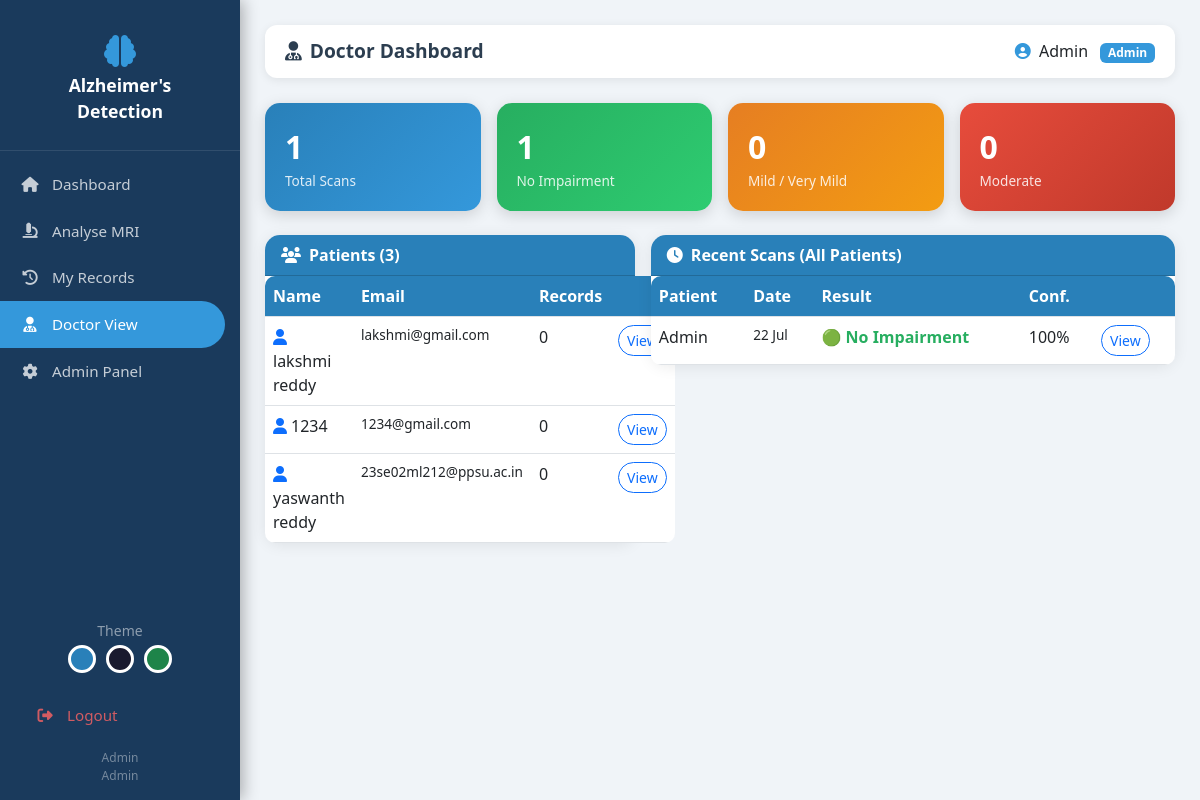
The app's page /doctor (signed in), older data.
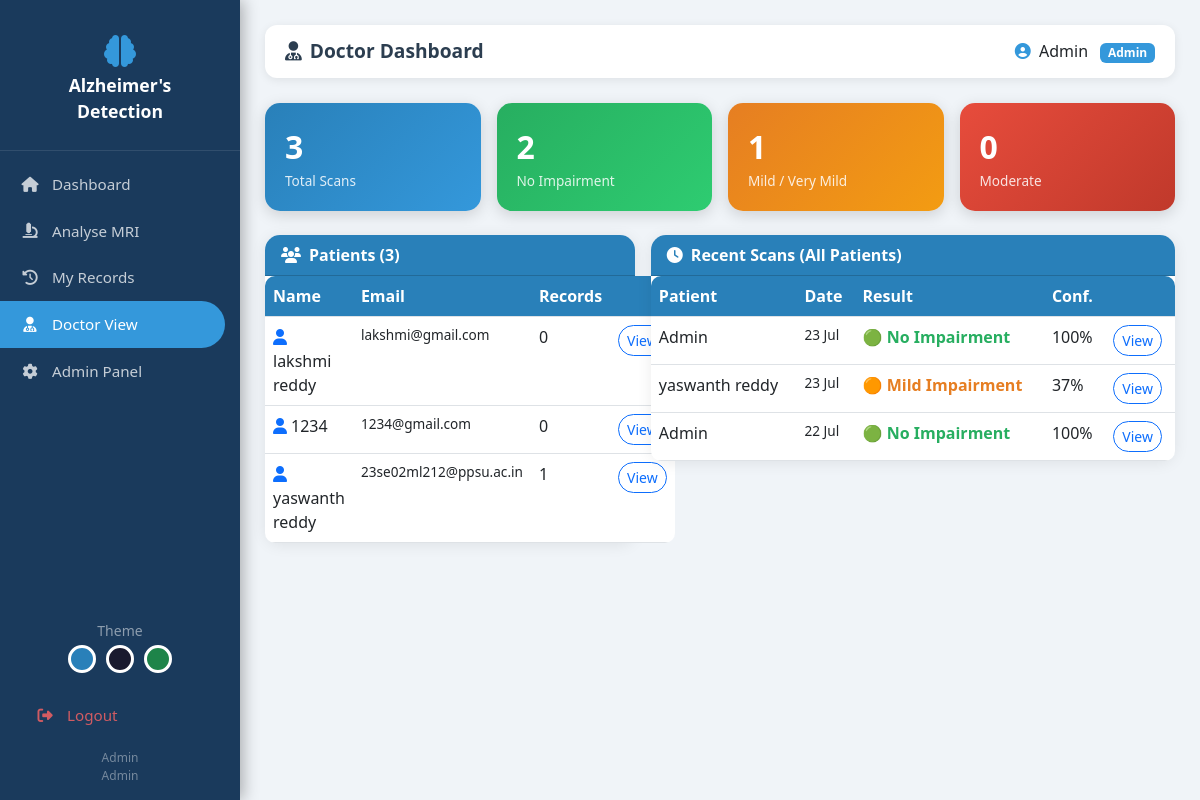
The same page, newer data.
### app.py (models this page shows)
class User(db.Model):
    id = db.Column(db.Integer, primary_key=True)
    name = db.Column(db.String(100), nullable=False)
    email = db.Column(db.String(100), unique=True, nullable=False)
    password = db.Column(db.String(200), nullable=False)
    role = db.Column(db.String(20), default='patient')  # patient/doctor/admin
    created_at = db.Column(db.DateTime, default=datetime.utcnow)
    records = db.relationship('Record', backref='user', lazy=True)

class Record(db.Model):
    id = db.Column(db.Integer, primary_key=True)
    user_id = db.Column(db.Integer, db.ForeignKey('user.id'), nullable=False)
    image_path = db.Column(db.String(200))
    prediction = db.Column(db.String(100))
    confidence = db.Column(db.Float)
    mild_prob = db.Column(db.Float)
    moderate_prob = db.Column(db.Float)
    no_prob = db.Column(db.Float)
    verymild_prob = db.Column(db.Float)
    created_at = db.Column(db.DateTime, default=datetime.utcnow)
    notes = db.Column(db.Text, default='')

### app.py (the view)
@app.route('/doctor')
@login_required
@role_required('doctor', 'admin')
def doctor_dashboard():
    patients = User.query.filter_by(role='patient').all()
    total_records = Record.query.count()
    stage_counts = {
        'No Impairment': Record.query.filter_by(
            prediction='No Impairment').count(),
        'Very Mild Impairment': Record.query.filter_by(
            prediction='Very Mild Impairment').count(),
        'Mild Impairment': Record.query.filter_by(
            prediction='Mild Impairment').count(),
        'Moderate Impairment': Record.query.filter_by(
            prediction='Moderate Impairment').count(),
    }
    recent = Record.query.order_by(
        Record.created_at.desc()).limit(10).all()
    return render_template('doctor.html',
                           patients=patients,
                           total=total_records,
                           stage_counts=stage_counts,
                           recent=recent,
                           stage_info=STAGE_INFO)

### app.py (called while the page is built)
def login_required(f):
    from functools import wraps
    @wraps(f)
    def decorated(*args, **kwargs):
        if 'user_id' not in session:
            flash('Please login first.', 'warning')
            return redirect(url_for('login'))
        return f(*args, **kwargs)
    return decorated

def role_required(*roles):
    from functools import wraps
    def decorator(f):
        @wraps(f)
        def decorated(*args, **kwargs):
            if 'user_id' not in session:
                return redirect(url_for('login'))
            user = User.query.get(session['user_id'])
            if user.role not in roles:
                flash('Access denied.', 'danger')
                return redirect(url_for('dashboard'))
            return f(*args, **kwargs)
        return decorated
    return decorator

### templates/doctor.html (shortened to what this page needs)
{% extends 'base.html' %}
{% block page_title %}<i class="fas fa-user-md me-2"></i>Doctor Dashboard{% endblock %}
{% block content %}
<div class="row g-3 mb-4">
  <div class="col-md-3">
    <div class="stat-card" style="background:linear-gradient(135deg,#2980b9,#3498db)">
      <div class="num">{{ total }}</div>
      <div class="lbl">Total Scans</div>
    </div>
  </div>
  <div class="col-md-3">
    <div class="stat-card" style="background:linear-gradient(135deg,#27ae60,#2ecc71)">
      <div class="num">{{ stage_counts['No Impairment'] }}</div>
      <div class="lbl">No Impairment</div>
    </div>
  </div>
  <div class="col-md-3">
    <div class="stat-card" style="background:linear-gradient(135deg,#e67e22,#f39c12)">
      <div class="num">{{ stage_counts['Mild Impairment'] + stage_counts['Very Mild Impairment'] }}</div>
      <div class="lbl">Mild / Very Mild</div>
    </div>
  </div>
  <div class="col-md-3">
    <div class="stat-card" style="background:linear-gradient(135deg,#e74c3c,#c0392b)">
      <div class="num">{{ stage_counts['Moderate Impairment'] }}</div>
      <div class="lbl">Moderate</div>
    </div>
  </div>
</div>
<div class="row g-3">
  <div class="col-md-5">
    <div class="card">
      <div class="card-header">
        <i class="fas fa-users me-2"></i>Patients ({{ patients|length }})
      </div>
      <div class="card-body p-0">
        <table class="table table-hover mb-0">
          <thead><tr><th>Name</th><th>Email</th><th>Records</th><th></th></tr></thead>
          <tbody>
            {% for p in patients %}
            <tr>
              <td><i class="fas fa-user me-1 text-primary"></i>{{ p.name }}</td>
              <td style="font-size:.85rem">{{ p.email }}</td>
              <td>{{ p.records|length }}</td>
              <td>
                <a href="{{ url_for('patient_records', patient_id=p.id) }}"
                   class="btn btn-sm btn-outline-primary rounded-pill">View</a>
              </td>
            </tr>
            {% endfor %}
          </tbody>
        </table>
      </div>
    </div>
  </div>
  <div class="col-md-7">
    <div class="card">
      <div class="card-header">
        <i class="fas fa-clock me-2"></i>Recent Scans (All Patients)
      </div>
      <div class="card-body p-0">
        <table class="table table-hover mb-0">
          <thead><tr><th>Patient</th><th>Date</th><th>Result</th><th>Conf.</th><th></th></tr></thead>
          <tbody>
            {% for r in recent %}
            {% set info = stage_info.get(r.prediction, ('?','#888','❓')) %}
            <tr>
              <td>{{ r.user.name }}</td>
              <td style="font-size:.85rem">{{ r.created_at.strftime('%d %b') }}</td>
              <td><span style="color:{{ info[1] }};font-weight:600">
                {{ info[2] }} {{ r.prediction }}</span></td>
              <td>{{ '%.0f'|format(r.confidence) }}%</td>
              <td>
                <a href="{{ url_for('result', record_id=r.id) }}"
                   class="btn btn-sm btn-outline-primary rounded-pill">View</a>
              </td>
            </tr>
            {% endfor %}
          </tbody>
        </table>
      </div>
    </div>
  </div>
</div>
{% endblock %}

### templates/base.html (shortened to what this page needs)
<!DOCTYPE html>
<html lang="en" data-theme="blue">
<head>
  <link href="https://cdn.jsdelivr.net/npm/bootstrap@5.3.0/dist/css/bootstrap.min.css" rel="stylesheet"/>
  <link href="https://cdnjs.cloudflare.com/ajax/libs/font-awesome/6.4.0/css/all.min.css" rel="stylesheet"/>
</head>
<body>
{% if session.user_id %}
<div class="sidebar">
  <div class="brand">
    <i class="fas fa-brain"></i>
    Alzheimer's<br>Detection
  </div>
  <div style="padding:10px 0">
    <a href="{{ url_for('dashboard') }}"
       class="{% if request.endpoint=='dashboard' %}active{% endif %}">
      <i class="fas fa-home"></i> Dashboard
    </a>
    <a href="{{ url_for('predict_page') }}"
       class="{% if request.endpoint=='predict_page' %}active{% endif %}">
      <i class="fas fa-microscope"></i> Analyse MRI
    </a>
    <a href="{{ url_for('history') }}"
       class="{% if request.endpoint=='history' %}active{% endif %}">
      <i class="fas fa-history"></i> My Records
    </a>
    {% if session.role in ['doctor','admin'] %}
    <a href="{{ url_for('doctor_dashboard') }}"
       class="{% if request.endpoint=='doctor_dashboard' %}active{% endif %}">
      <i class="fas fa-user-md"></i> Doctor View
    </a>
    {% endif %}
    {% if session.role == 'admin' %}
    <a href="{{ url_for('admin_panel') }}"
       class="{% if request.endpoint=='admin_panel' %}active{% endif %}">
      <i class="fas fa-cog"></i> Admin Panel
    </a>
    {% endif %}
  </div>
  <div class="bottom">
    <div style="text-align:center;margin-bottom:10px">
      <small style="color:rgba(255,255,255,.5)">Theme</small><br>
      <span class="theme-btn" style="background:#2980b9"
            onclick="setTheme('blue')"></span>
      <span class="theme-btn" style="background:#1a1a2e"
            onclick="setTheme('dark')"></span>
      <span class="theme-btn" style="background:#1e8449"
            onclick="setTheme('green')"></span>
    </div>
    <a href="{{ url_for('logout') }}" style="color:rgba(255,100,100,.8)">
      <i class="fas fa-sign-out-alt"></i> Logout
    </a>
    <div style="color:rgba(255,255,255,.4);font-size:.75rem;
                text-align:center;padding-top:10px">
      {{ session.name }}<br>
      <span style="text-transform:capitalize">{{ session.role }}</span>
    </div>
  </div>
</div>
<div class="main">
  <div class="topbar">
    <div class="page-title">{% block page_title %}{% endblock %}</div>
    <div>
      <i class="fas fa-user-circle me-1" style="color:var(--accent)"></i>
      {{ session.name }}
      <span class="badge ms-2"
            style="background:var(--accent);text-transform:capitalize">
        {{ session.role }}
      </span>
    </div>
  </div>
  {% block content %}{% endblock %}
</div>
{% else %}
  {% block auth_content %}{% endblock %}
{% endif %}
</body>
</html>

### templates/base.html (style rules this page uses)
[data-theme="blue"] { --primary:#2980b9; --sidebar:#1a3a5c; --accent:#3498db; }
body { background:#f0f4f8; font-family:'Segoe UI',sans-serif; }
.sidebar { width:240px; min-height:100vh; background:var(--sidebar); position:fixed; top:0; left:0; z-index:100; display:flex; flex-direction:column; padding-top:20px; box-shadow:3px 0 15px rgba(0,0,0,.3); }
.sidebar .brand { color:#fff; font-size:1.1rem; font-weight:700; padding:15px 20px 25px; border-bottom:1px solid rgba(255,255,255,.1); text-align:center; }
.sidebar .brand i { font-size:2rem; display:block; margin-bottom:5px; color:var(--accent); }
.sidebar a { display:flex; align-items:center; gap:12px; color:rgba(255,255,255,.75); padding:12px 20px; text-decoration:none; transition:.2s; font-size:.95rem; }
.sidebar a:hover, .sidebar a.active { background:var(--accent); color:#fff; border-radius:0 25px 25px 0; margin-right:15px; }
.sidebar a i { width:20px; text-align:center; }
.sidebar .bottom { margin-top:auto; padding:15px; }
.main { margin-left:240px; padding:25px; }
.topbar { background:#fff; border-radius:12px; padding:12px 20px; margin-bottom:25px; display:flex; justify-content:space-between; align-items:center; box-shadow:0 2px 10px rgba(0,0,0,.08); }
.topbar .page-title { font-weight:700; color:#2c3e50; font-size:1.2rem; }
.stat-card { border-radius:15px; padding:20px; color:#fff; box-shadow:0 4px 15px rgba(0,0,0,.15); transition:transform .2s; }
.stat-card .num { font-size:2rem; font-weight:700; }
.stat-card .lbl { font-size:.85rem; opacity:.85; }
.card { border:none; border-radius:15px; box-shadow:0 2px 15px rgba(0,0,0,.08); }
.card-header { border-radius:15px 15px 0 0 !important; background:var(--primary); color:#fff; font-weight:600; }
.theme-btn { width:28px; height:28px; border-radius:50%; cursor:pointer; border:3px solid #fff; display:inline-block; margin:3px; }
.table th { background:var(--primary); color:#fff; }
.table { border-radius:10px; overflow:hidden; }

Row changes from the older to the newer data that the page shows:
computed for User "yaswanth reddy": records|length "0" → "1"
added Record: user.name "Admin", created_at "23 Jul", info "🟢", prediction "No Impairment", confidence "100"
added Record: user.name "yaswanth reddy", created_at "23 Jul", info "🟠", prediction "Mild Impairment", confidence "37"
Text that changed along with them:
{{ total }}: "1" → "3"
{{ stage_counts['No Impairment'] }}: "1" → "2"
{{ stage_counts['Mild Impairment'] + stage_counts['Very Mild Impairment'] }}: "0" → "1"
